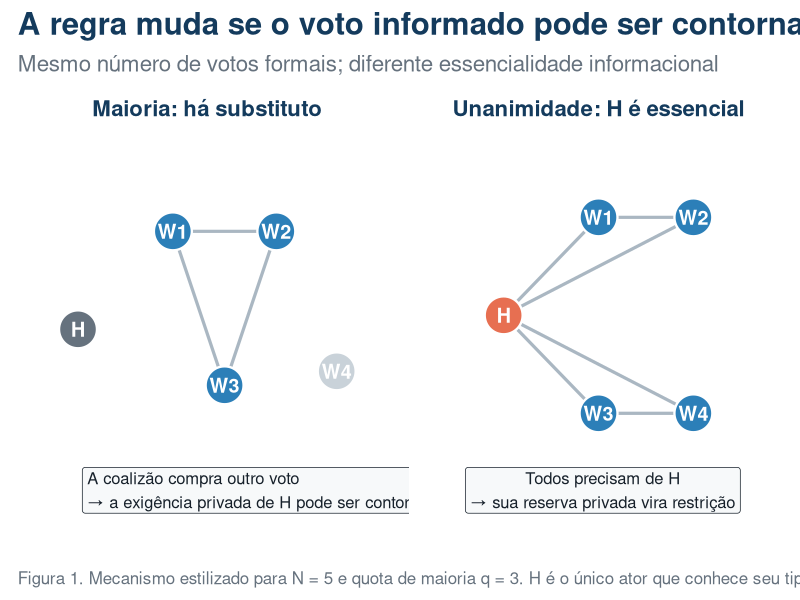
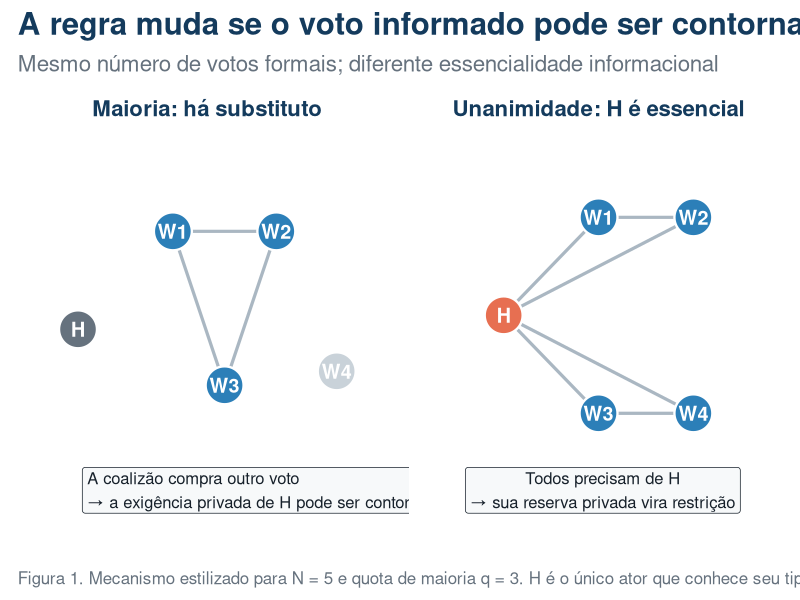
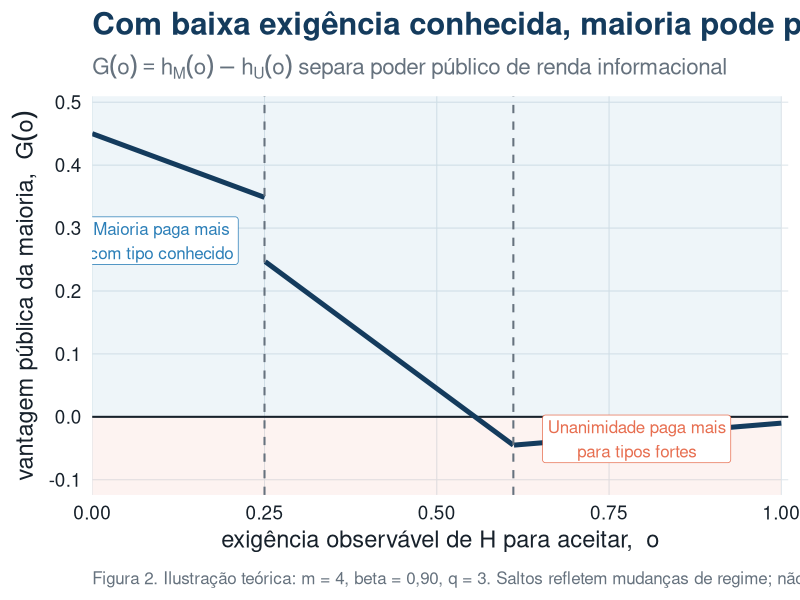
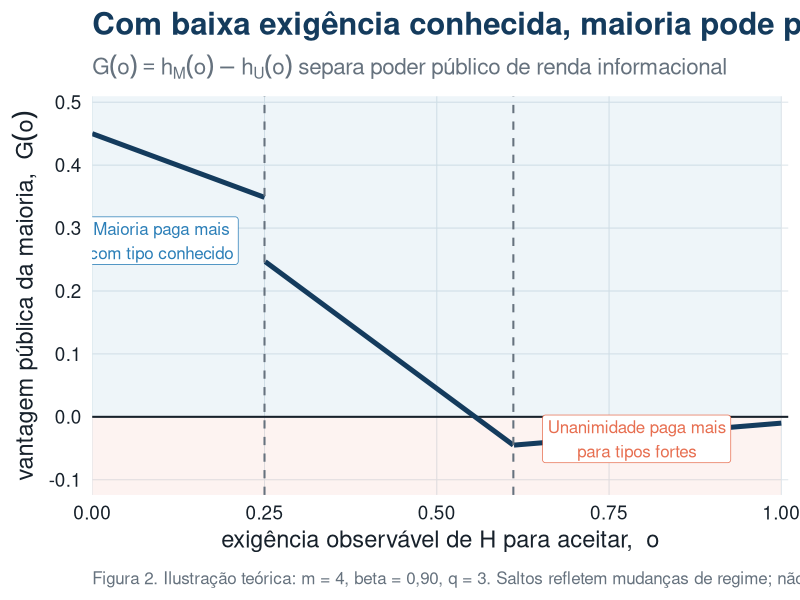
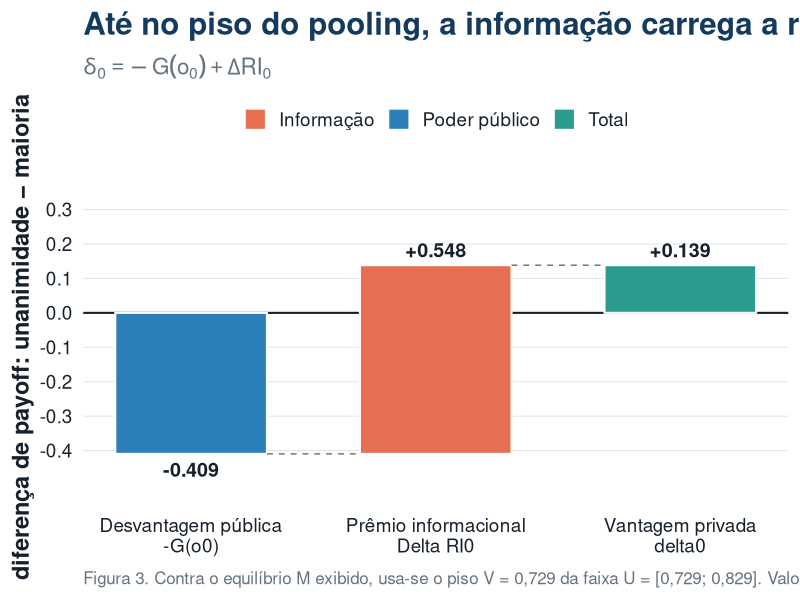
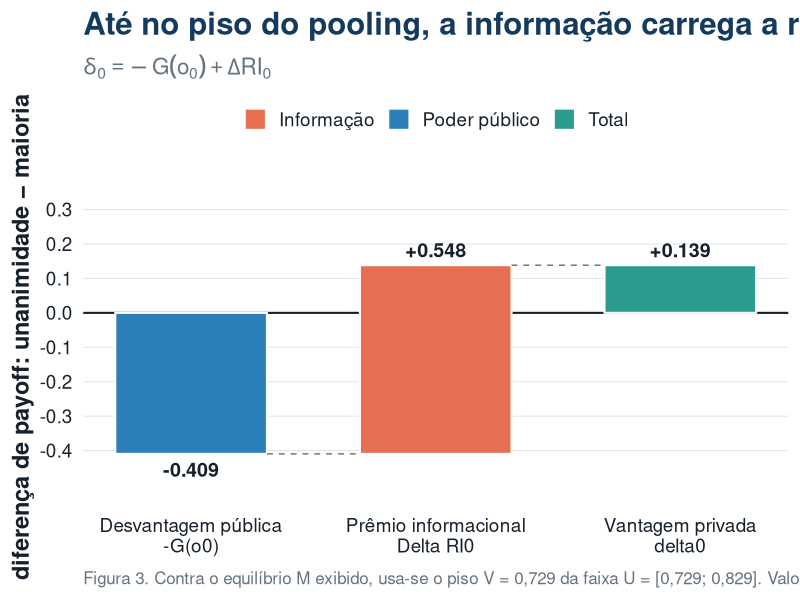
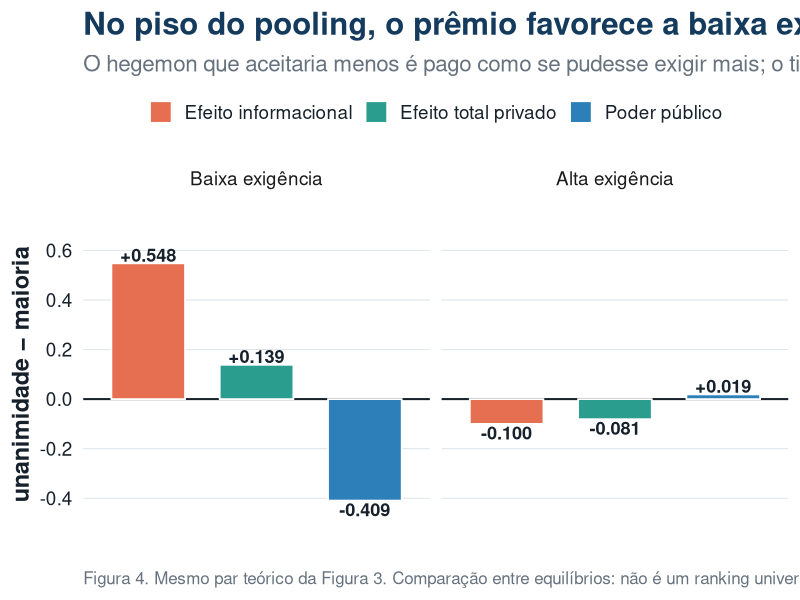
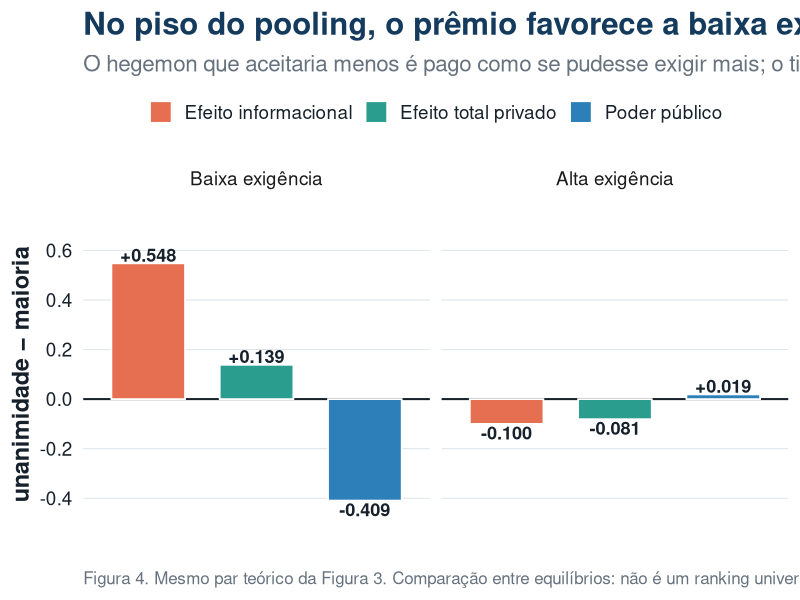

The R source for these figures, in order:
#!/usr/bin/env Rscript

# Seminar figures: informational pivotality and hegemonic agenda power.
# All parameterized panels are theoretical illustrations, not empirical calibrations.

invisible(Sys.setlocale("LC_ALL", "pt_BR.UTF-8"))

suppressPackageStartupMessages({
  library(ggplot2)
  library(dplyr)
  library(tibble)
})

out_dir <- "presentations/2026-08-30_agenda_information_seminar/figures"
dir.create(out_dir, recursive = TRUE, showWarnings = FALSE)

navy <- "#143B5D"
blue <- "#2C7FB8"
orange <- "#E76F51"
teal <- "#2A9D8F"
gold <- "#E9C46A"
ink <- "#17212B"
muted <- "#66727E"
light <- "#EEF3F6"

theme_seminar <- function(base_size = 17) {
  theme_minimal(base_size = base_size) +
    theme(
      plot.background = element_rect(fill = "white", colour = NA),
      panel.background = element_rect(fill = "white", colour = NA),
      panel.grid.minor = element_blank(),
      panel.grid.major = element_line(colour = "#DDE5EA", linewidth = 0.35),
      axis.title = element_text(colour = ink, face = "bold"),
      axis.text = element_text(colour = ink),
      plot.title = element_text(colour = navy, face = "bold", size = rel(1.32)),
      plot.subtitle = element_text(colour = muted, size = rel(0.95)),
      plot.caption = element_text(colour = muted, hjust = 0, size = rel(0.72), margin = margin(t = 10)),
      legend.position = "top",
      legend.title = element_blank(),
      legend.text = element_text(colour = ink)
    )
}

save_figure <- function(plot, stem, width = 12, height = 6.75) {
  ggsave(file.path(out_dir, paste0(stem, ".png")), plot, width = width, height = height,
         dpi = 220, bg = "white")
  ggsave(file.path(out_dir, paste0(stem, ".pdf")), plot, width = width, height = height,
         device = grDevices::pdf, bg = "white")
}

# Figure 1: the institutional mechanism, held at N = 5 and q = 3.
nodes <- tribble(
  ~rule, ~actor, ~x, ~y, ~included, ~informed,
  "Maioria: há substituto", "H", 0.5, 1.7, FALSE, TRUE,
  "Maioria: há substituto", "W1", 1.6, 2.4, TRUE, FALSE,
  "Maioria: há substituto", "W2", 2.8, 2.4, TRUE, FALSE,
  "Maioria: há substituto", "W3", 2.2, 1.3, TRUE, FALSE,
  "Maioria: há substituto", "W4", 3.5, 1.4, FALSE, FALSE,
  "Unanimidade: H é essencial", "H", 0.9, 1.8, TRUE, TRUE,
  "Unanimidade: H é essencial", "W1", 2.0, 2.5, TRUE, FALSE,
  "Unanimidade: H é essencial", "W2", 3.1, 2.5, TRUE, FALSE,
  "Unanimidade: H é essencial", "W3", 2.0, 1.1, TRUE, FALSE,
  "Unanimidade: H é essencial", "W4", 3.1, 1.1, TRUE, FALSE
) %>%
  mutate(status = case_when(
    informed & included ~ "Informado e essencial",
    informed & !included ~ "Informado, contornado",
    included ~ "Coalizão vencedora",
    TRUE ~ "Fora da coalizão"
  ))

edges <- tribble(
  ~rule, ~x, ~y, ~xend, ~yend,
  "Maioria: há substituto", 1.6, 2.4, 2.8, 2.4,
  "Maioria: há substituto", 1.6, 2.4, 2.2, 1.3,
  "Maioria: há substituto", 2.8, 2.4, 2.2, 1.3,
  "Unanimidade: H é essencial", 0.9, 1.8, 2.0, 2.5,
  "Unanimidade: H é essencial", 0.9, 1.8, 3.1, 2.5,
  "Unanimidade: H é essencial", 0.9, 1.8, 2.0, 1.1,
  "Unanimidade: H é essencial", 0.9, 1.8, 3.1, 1.1,
  "Unanimidade: H é essencial", 2.0, 2.5, 3.1, 2.5,
  "Unanimidade: H é essencial", 2.0, 1.1, 3.1, 1.1
)

p1 <- ggplot() +
  geom_segment(
    data = edges,
    aes(x = x, y = y, xend = xend, yend = yend),
    linewidth = 1.1, colour = "#AAB7C2"
  ) +
  geom_point(
    data = nodes,
    aes(x = x, y = y, fill = status),
    shape = 21, size = 12, colour = "white", stroke = 1.2
  ) +
  geom_text(data = nodes, aes(x = x, y = y, label = actor), colour = "white", fontface = "bold", size = 5) +
  geom_label(
    data = tibble(
      rule = c("Maioria: há substituto", "Unanimidade: H é essencial"),
      x = c(0.55, 2.05), y = c(0.55, 0.55),
      label = c("A coalizão compra outro voto\n→ a exigência privada de H pode ser contornada",
                "Todos precisam de H\n→ sua reserva privada vira restrição")
    ),
    aes(x = x, y = y, label = label),
    hjust = c(0, 0.5), vjust = 0.5, size = 4.2, linewidth = 0,
    fill = "#F7F9FA", colour = ink
  ) +
  facet_wrap(~rule, nrow = 1) +
  scale_fill_manual(values = c(
    "Informado e essencial" = orange,
    "Informado, contornado" = muted,
    "Coalizão vencedora" = blue,
    "Fora da coalizão" = "#C9D2D9"
  )) +
  coord_cartesian(xlim = c(0, 4), ylim = c(0.25, 3.0), clip = "off") +
  labs(
    title = "A regra muda se o voto informado pode ser contornado",
    subtitle = "Mesmo número de votos formais; diferente essencialidade informacional",
    caption = "Figura 1. Mecanismo estilizado para N = 5 e quota de maioria q = 3. H é o único ator que conhece seu tipo."
  ) +
  theme_seminar() +
  theme(
    axis.text = element_blank(), axis.title = element_blank(),
    panel.grid.major = element_blank(), panel.grid.minor = element_blank(),
    strip.text = element_text(face = "bold", colour = navy, size = 16),
    legend.position = "none"
  )
save_figure(p1, "figura_1_substituto_informacional")

# Shared theoretical illustration for Figures 2--5.
m <- 4
N <- m + 1
q <- floor(N / 2) + 1
k <- q - 1
c_votes <- m - k
beta <- 0.90
Z_E <- 1 - k * beta / m
tau_M <- Z_E / beta
o_grid <- seq(0, 1, length.out = 1001)

gap_df <- tibble(o = o_grid) %>%
  mutate(
    region = case_when(
      o <= 1 / m ~ "o <= 1/m",
      beta * o <= Z_E ~ "1/m < o <= tau_M",
      TRUE ~ "o > tau_M"
    ),
    G = case_when(
      o <= 1 / m ~ beta * (c_votes / m) * (1 - beta * o),
      beta * o <= Z_E ~ beta * (c_votes / m - beta * o),
      TRUE ~ (1 - beta) * (beta * o - 1)
    )
  )

p2 <- ggplot(gap_df, aes(o, G, group = region)) +
  annotate("rect", xmin = 0, xmax = 1, ymin = -Inf, ymax = 0, fill = orange, alpha = 0.08) +
  annotate("rect", xmin = 0, xmax = 1, ymin = 0, ymax = Inf, fill = blue, alpha = 0.08) +
  geom_hline(yintercept = 0, linewidth = 0.7, colour = ink) +
  geom_line(linewidth = 1.7, colour = navy) +
  geom_vline(xintercept = c(1 / m, tau_M), linetype = "dashed", colour = muted, linewidth = 0.7) +
  annotate("label", x = 0.10, y = 0.28, label = "Maioria paga mais\ncom tipo conhecido", fill = "white", linewidth = 0, colour = blue, size = 4.3) +
  annotate("label", x = 0.79, y = -0.035, label = "Unanimidade paga mais\npara tipos fortes", fill = "white", linewidth = 0, colour = orange, size = 4.3) +
  scale_x_continuous(limits = c(0, 1), breaks = seq(0, 1, 0.25), expand = expansion(mult = c(0, 0.01))) +
  scale_y_continuous(expand = expansion(mult = c(0.16, 0.12))) +
  labs(
    title = "Com baixa exigência conhecida, maioria pode pagar mais a H",
    subtitle = expression(G(o) == h[M](o) - h[U](o)~"separa poder público de renda informacional"),
    x = expression("exigência observável de H para aceitar, "~o),
    y = expression("vantagem pública da maioria, "~G(o)),
    caption = "Figura 2. Ilustração teórica: m = 4, beta = 0,90, q = 3. Saltos refletem mudanças de regime; não é calibração da OMC."
  ) +
  theme_seminar()
save_figure(p2, "figura_2_gap_publico")

# Figure 3: an admissible memberwise example of the low-type reversal.
bridge <- tribble(
  ~step, ~label, ~value, ~start, ~end, ~kind,
  1, "Desvantagem pública\n-G(o0)", -0.4095, 0, -0.4095, "Poder público",
  2, "Prêmio informacional\nDelta RI0", 0.5480, -0.4095, 0.1385, "Informação",
  3, "Vantagem privada\ndelta0", 0.1385, 0, 0.1385, "Total"
) %>%
  mutate(xmin = step - 0.31, xmax = step + 0.31,
         ymin = pmin(start, end), ymax = pmax(start, end))

p3 <- ggplot(bridge) +
  geom_hline(yintercept = 0, colour = ink, linewidth = 0.7) +
  geom_rect(aes(xmin = xmin, xmax = xmax, ymin = ymin, ymax = ymax, fill = kind), colour = "white", linewidth = 0.7) +
  geom_segment(data = bridge %>% filter(step < 3), aes(x = xmax, xend = xmax + 0.38, y = end, yend = end), linetype = "dashed", colour = muted) +
  geom_text(aes(x = step, y = if_else(value >= 0, ymax + 0.045, ymin - 0.045), label = sprintf("%+.3f", value)),
            colour = ink, fontface = "bold", size = 5) +
  scale_fill_manual(values = c("Poder público" = blue, "Informação" = orange, "Total" = teal)) +
  scale_x_continuous(breaks = bridge$step, labels = bridge$label) +
  scale_y_continuous(limits = c(-0.52, 0.38), breaks = seq(-0.4, 0.3, 0.1)) +
  labs(
    title = "Até no piso do pooling, a informação carrega a reversão",
    subtitle = expression(delta[0] == -G(o[0]) + Delta*RI[0]),
    x = NULL, y = "diferença de payoff: unanimidade − maioria",
    caption = "Figura 3. Contra o equilíbrio M exibido, usa-se o piso V = 0,729 da faixa U = [0,729; 0,829]. Valores teóricos, não calibração."
  ) +
  theme_seminar() +
  theme(panel.grid.major.x = element_blank())
save_figure(p3, "figura_3_ponte_reversao")

# Figure 4: incidence by type in the same admissible member.
incidence <- tribble(
  ~type, ~channel, ~value,
  "Baixa exigência", "Poder público", -0.4095,
  "Baixa exigência", "Efeito informacional", 0.5480,
  "Baixa exigência", "Efeito total privado", 0.1385,
  "Alta exigência", "Poder público", 0.0190,
  "Alta exigência", "Efeito informacional", -0.1000,
  "Alta exigência", "Efeito total privado", -0.0810
) %>%
  mutate(type = factor(type, levels = c("Baixa exigência", "Alta exigência")))

p4 <- ggplot(incidence, aes(channel, value, fill = channel)) +
  geom_hline(yintercept = 0, colour = ink, linewidth = 0.7) +
  geom_col(width = 0.68, colour = "white", linewidth = 0.6) +
  geom_text(aes(y = value + if_else(value >= 0, 0.035, -0.035), label = sprintf("%+.3f", value)),
            colour = ink, fontface = "bold", size = 4.6) +
  facet_wrap(~type, nrow = 1) +
  scale_fill_manual(values = c("Poder público" = blue, "Efeito informacional" = orange, "Efeito total privado" = teal)) +
  scale_y_continuous(limits = c(-0.55, 0.75), breaks = seq(-0.4, 0.6, 0.2)) +
  labs(
    title = "No piso do pooling, o prêmio favorece a baixa exigência",
    subtitle = "O hegemon que aceitaria menos é pago como se pudesse exigir mais; o tipo alto perde prêmio neste membro",
    x = NULL, y = "unanimidade − maioria",
    caption = "Figura 4. Mesmo par teórico da Figura 3. Comparação entre equilíbrios: não é um ranking universal da correspondência."
  ) +
  theme_seminar() +
  theme(axis.text.x = element_blank(), panel.grid.major.x = element_blank())
save_figure(p4, "figura_4_incidencia_por_tipo")

# Figure 5: direct agenda effect under each rule.
agenda_df <- tibble(o = o_grid) %>%
  mutate(
    segment = case_when(
      o <= 1 / m ~ "baixo",
      o < tau_M ~ "intermediário",
      TRUE ~ "alto"
    ),
    `Maioria` = case_when(
      o <= 1 / m ~ Z_E - (c_votes / m) * beta^2 * o,
      o < tau_M ~ Z_E - beta * o,
      TRUE ~ 0
    ),
    `Unanimidade` = 1 - beta
  )

agenda_long <- bind_rows(
  agenda_df %>% transmute(o, segment, regra = "Maioria", D = Maioria),
  agenda_df %>% transmute(o, segment = "único", regra = "Unanimidade", D = Unanimidade)
)

p5 <- ggplot(agenda_long, aes(o, D, colour = regra, group = interaction(regra, segment))) +
  geom_line(linewidth = 1.7) +
  geom_vline(xintercept = c(1 / m, tau_M), linetype = "dashed", colour = muted, linewidth = 0.7) +
  annotate("label", x = 0.14, y = 0.43, label = "Agenda vale mais sob maioria\npara reservas baixas", fill = "white", linewidth = 0, colour = blue, size = 4.2) +
  annotate("label", x = 0.80, y = 0.15, label = "Sob unanimidade:\nD_U = 1 − beta", fill = "white", linewidth = 0, colour = orange, size = 4.2) +
  scale_colour_manual(values = c("Maioria" = blue, "Unanimidade" = orange)) +
  scale_x_continuous(limits = c(0, 1), breaks = seq(0, 1, 0.25), expand = expansion(mult = c(0, 0.01))) +
  scale_y_continuous(limits = c(0, 0.60), breaks = seq(0, 0.6, 0.1)) +
  labs(
    title = "O efeito direto da agenda não pertence a uma única regra",
    subtitle = expression(D[g] == h[g]^A - beta*h[g]^N~": efeito direto sob informação completa"),
    x = expression("exigência observável de H para aceitar, "~o),
    y = "efeito direto da agenda",
    caption = "Figura 5. Ilustração teórica: m = 4, beta = 0,90, q = 3. Efeitos de informação entram separadamente pelo termo I_g."
  ) +
  theme_seminar()
save_figure(p5, "figura_5_efeito_direto_agenda")

message("Wrote five numbered figures to: ", normalizePath(out_dir))
